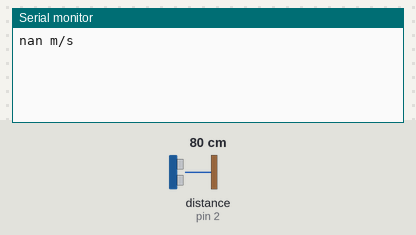
Simulated run of this sketch. Board: Arduino Uno, built with avr-gcc and run on an emulated ATmega328P. Shown: the last lines printed to the serial monitor. Wiring (inferred from the names in the program): ultrasonic range finder: trigger pin 4; echo pin 2. The inputs (shaded band) are chosen by the test bench; at power-on: distance to the obstacle (sensor on pin 2) 80 cm. The echo pulse lasts 58.3 µs per cm.

Above: at 1.2 s.
1.3 s: distance to the obstacle (sensor on pin 2) set to 2 cm
At 2.4 s:
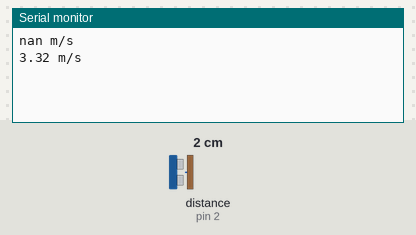
3.0 s: distance to the obstacle (sensor on pin 2) set to 4 cm
At 10.3 s:
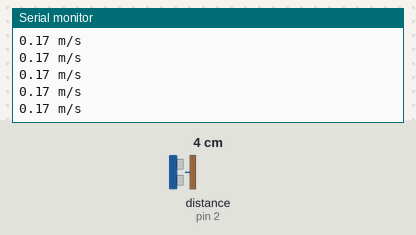
Timing chart, 0 to 10.5 s (numbered marks = the images above; inputs shaded):
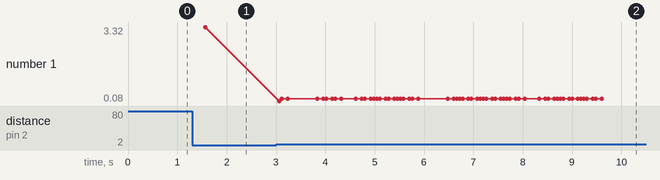

The sketch:

poc_sensor.ino
```cpp
#define STATE_WAITING 0
#define STATE_GENERATE_TRIGGER 1
#define STATE_CALCULATE_DISTANCE 2

#define PIN_SENSOR_ECHO 2
#define PIN_SENSOR_TRIGGER 4

#define SENSOR_TRIGGER_GAP 60
#define SENSOR_TRIGGER_DELAY 10
#define SENSOR_ECHO_LIMIT 38

volatile int sensor = STATE_GENERATE_TRIGGER;

unsigned long sensor_trigger_timer;
volatile boolean sensor_echo;
volatile unsigned long sensor_echo_initial_time;
volatile unsigned long sensor_echo_final_time;

double object_distance[] = {-1, -1};
long object_time[] = {-1, -1};

void setup() {
    Serial.begin(9600);
    pinMode(PIN_SENSOR_TRIGGER, OUTPUT);
    attachInterrupt(digitalPinToInterrupt(PIN_SENSOR_ECHO), on_echo_released, RISING);
    interrupts();
}

void loop() {
    sensor_state_machine();
}

void sensor_state_machine() {
    if (sensor == STATE_GENERATE_TRIGGER) {
        boolean trigger = generate_trigger();

        if (trigger) {
            sensor = STATE_WAITING;
        }

        return;
    }

    if (sensor == STATE_WAITING) {
        long timer = millis() - sensor_trigger_timer;

        if (timer > SENSOR_TRIGGER_GAP && !sensor_echo) {
            on_echo_lost();
            sensor = STATE_GENERATE_TRIGGER;
            return;
        }

        if (sensor_echo) {
            sensor_process();
            sensor = STATE_GENERATE_TRIGGER;
            return;
        }
    }
}

boolean generate_trigger() {
    long trigger_delta = millis() - sensor_trigger_timer;

    if (trigger_delta < SENSOR_TRIGGER_GAP) {
        return false;
    }

    sensor_trigger_timer = millis();

    digitalWrite(PIN_SENSOR_TRIGGER, HIGH);
    delayMicroseconds(SENSOR_TRIGGER_DELAY);
    digitalWrite(PIN_SENSOR_TRIGGER, LOW);

    return true;
}

void on_echo_released() {
    sensor_echo = false;
    sensor_echo_initial_time = micros();
    attachInterrupt(digitalPinToInterrupt(PIN_SENSOR_ECHO), on_echo_received, FALLING);
}

void on_echo_received() {
    sensor_echo = true;
    sensor_echo_final_time = micros();
    attachInterrupt(digitalPinToInterrupt(PIN_SENSOR_ECHO), on_echo_released, RISING);
}

void on_echo_lost() {
    object_time[0] = -1;
    object_time[1] = -1;
    object_distance[0] = -1;
    object_distance[0] = -1;
    Serial.println("Echo lost.");
}

void sensor_process() {
    unsigned long delta = sensor_echo_final_time - sensor_echo_initial_time;
    float distance = delta / 58;

    if (distance < 2 || distance > 400) {
        return;
    }

    object_distance[0] = object_distance[1];
    object_time[0] = object_time[1];

    object_distance[1] = distance;
    object_time[1] = sensor_echo_final_time;

    if (object_distance[0] == -1 || object_time[0] == -1) {
        return;
    }

    float delta_distance = abs(object_distance[1] - object_distance[0]);
    float delta_time = abs(object_time[1] - object_time[0]);
    float object_velocity = delta_distance / delta_time;
    object_velocity *= pow(10, 4);

    if (object_velocity == 0) {
        return;
    }

    Serial.print(object_velocity);
    Serial.println(" m/s");
}
```

Measured:
- after the input at 1.3 s, the serial monitor: prints a new line after 0.26 s (image 1)
- after the input at 3.0 s, the serial monitor: prints a new line after 0.06 s (image 2)
- plotted number 1: 3.32 → 0.17 after the input at 3.0 s
